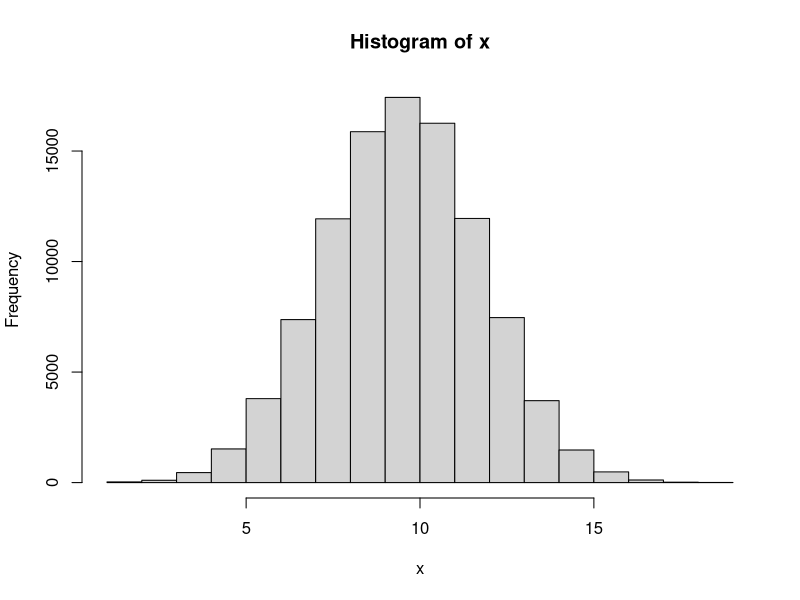
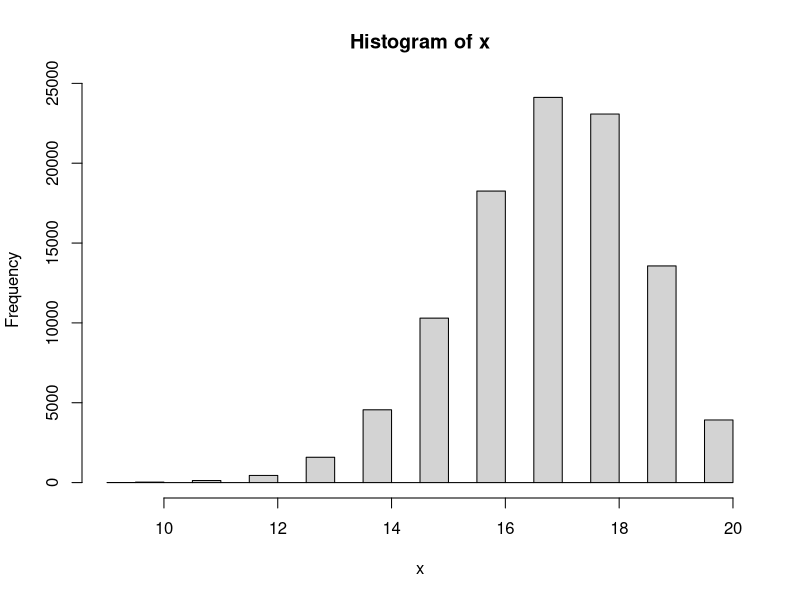

The R script that drew these images, in order:
#------------------

# Answer to the Question # 01

#------------------

# No 1 of Q.1 

#a) 

# Taking a sample 

x1 <- rbinom(1, 20, 0.5)

#For Answer
x1


#b) 

#Finding the range for x1


n <- 20

p <- 0.5


# Finding and defining the minimum value

min_value <- min(0, n)

# Finding and defining the maximum value

max_value <- max(0:n)

# Calculate the cumulative probability at the minimum value

cdf_min <- pbinom(min_value, n, p)

# Calculate the cumulative probability at the maximum value

cdf_max <- pbinom(max_value, n, p)

# Range of the binomial distribution

range_binomial <- c(min_value, max_value)

range_binomial


#2 of Q.1

# Repeating Q.1 for N = 100000 times


N <- 100000

x <- rep(NA, N)

x

for (i in 1: N){
  x[i] <- rbinom(1, 20, 0.5)
}

x

# Plot the histogram

hist(x)

#Find the min and max value

max(x)

min(x)


#3 of Q.1 

# Now setting if x is bigger or less than 15 then y = 1 . And y = 0 otherwise.

y_1 <- ifelse(c(x)>=15, 1,0)
y_1



# 4 of Q.1

#Calculating summation of y


sum(y_1)




#5 of Q.1 


# Now repeating all the steps above for n = 20 and p =0.85


#a) 

# Taking a sample 

x1 <- rbinom(1, 20, 0.85)
x1


#b)

#Finding the range for x1

n <- 20

p <- 0.85

# Find the minimum value

min_value <- min(0, n)

# Find the maximum value

max_value <- max(0:n)

# Calculate the cumulative probability at the minimum value

cdf_min <- pbinom(min_value, n, p)

# Calculate the cumulative probability at the maximum value

cdf_max <- pbinom(max_value, n, p)

# Range of the binomial distribution

range_binomial <- c(min_value, max_value)

range_binomial


#c. 

# Now taking N = 100000 times

N <- 100000

x <- rep(NA, N)

x

for (i in 1: N){
  x[i] <- rbinom(1, 20, 0.85)
}

x

# Plot the histogram

hist(x)


#Find the min and max value

max(x)

min(x)


#d. 

# Now setting if x is bigger or less than 15 then y = 1 . And y = 0 otherwise

y_1 <- ifelse(c(x)>=15, 1,0)
y_1


#e. 

#Calculating summation of y

sum(y_1)


#f. 

#Calculating summation of y divided by N

sum(y_1) / N




# ---------------------------------------------

# Answer to the Question # 01 - (6) : 

# ---------------------------------------------


# Now I have to make a guess about type I and type II errors for Null Hypothesis H0: p0 = 0.5 VS Alternative hypothesis H1: p1 = 0.85. For setting that what is the chance of a fair coin landing on heads at least 15 times out of 20 flips.


# Type I error means we reject the null hypothesis when it is actually true. It is also known as 'False Positive'. The significance level or alpha (a) is the probability of making a type I error. We usually set it as 0.05 or 0.01.


# The chance of a fair coin landing on heads at least 15 times out of 20 flips, we are using binomial distribution and two tailed test for this question. By calculating on the calculator it is found that the probability of getting 15 or more successes out of 20 trials when the p0 = 0.5 is approximately 0.026. So, it can be said that if the p0 = 0.5, we would reject the null hypothesis and conclude that the proportion is significantly different from 0.5 in about 2.6% of the cases.

# On the other hand, Type II error means we fail to reject the null hypothesis when it is actually false. It is also known as 'False Negative'. The probability of making a type II error is denoted by beta (B).

# To find the probability of a type II error, we know that for the alternative hypothesis, p1 = 0.85. By calculating on the calculator, we got that the chance of a fair coin landing on heads at least 15 times out of 20 flips when p1 = 0.85 is approximately 0.408. This means we would fail to reject the null hypothesis and conclude that the proportion is not significantly different from 0.5 in about 40.8% of the cases.

# In summary, the estimated probabilities of making a type I error and a type II error for this hypothesis test are approximately 0.026 and 0.408, respectively.





# ---------------------------------------------

#Answer to the Q. 2 :

# ---------------------------------------------

# Here is the sample : 2 2 1 2 2 2 1 1 2 1 1 2 2 1 1 2 1 2 2 2 1 2 1 2 1 2 2 2 2 2 2 2 2 1 2 1 2 1 2 2


# We have to test the sample that if it is random or not.


# To test whether the process of treatment assignments is random, we will use a chi-squared fit test. At first we will count the number of treatments of each type, and then compare the observed frequencies to the expected frequencies under the assumption of a random process.

# In this case, there are 40 treatments. Among them:
  
# For Observed frequencies: Type 1 = 18 treatments and Type 2 = 22 treatments.

# Expected frequencies (we assume that there is randomness): Type 1 = 20 treatments and Type 2 = 20  treatments. (As there are 40 treatments in total and a 50% chance of each type).


# To calculate the chi-squared statistic, we can use the formula:
  
#  χ2 = Σ ((Oi - Ei)² / Ei)

# Here,

# Oi = Observed Frequency for category  i , (here i = 1 or 2), 

# Ei = Expected frequency for category i, (here i = 1 or 2).

# And the sum is taken over all categories.

# By using online calculator and plugging the numbers, we got that:
  
  
# χ2 = ((18-20)²/20) + ((22-20)²/20) = 0.4


# To determine whether this value is statistically significant, we need to compare it to a chi-squared distribution with one degree of freedom (since we have two categories and one parameter estimated from the data). Using a table, we find that the p-value for this test is approximately 0.5, which is very large.

# Therefore, we fail to reject the null hypothesis that the treatment assignments are random. In other words, there is no evidence to suggest that the process was biased or non-random.



# ---------------------------------------------

#Answer to the Q. 3 :

# ---------------------------------------------


#Answer for 3 - a


#1

# Taking a sample

x2 <- rbinom(1, 1, 0.5)
x2


#Then identify the range

n <- 1
p <- 0.5


# Find the minimum value

min_value <- min(0, n)


# Find the maximum value

max_value <- max(0:n)


# Calculate the cumulative probability at the minimum value

cdf_min <- pbinom(min_value, n, p)

# Calculate the cumulative probability at the maximum value

cdf_max <- pbinom(max_value, n, p)

# Range of the binomial distribution

range_binomial <- c(min_value, max_value)

range_binomial


#For question 3 - (a) - #2 and #3

# Patient will get “A” if x2 = 1, and get “B” if x2 = 0

# Repeating 1 & 2 for N = 40


N <- 40
x <- rep(NA, N)

x

for (i in 1: N){
  x[i] <- rbinom(1, 1, 0.5)
}

x

# Now assigning A and B for 1 and 0 respectively.

x[x == 1] <- "A"
x[x == 0] <- "B"


# print the modified values of x

print(x)


#Number of A and B

table(x)


# --------------------------------------------


# --------------------------------------------


#Answer for 3 - b



# Set the block size

block_size <- 40


# Create a vector of treatment assignments

treatments <- rep(c("A", "B"), length.out = block_size*1)


# Create a vector of block assignments

blocks <- rep(1:1, each = block_size)


# Randomly permute the blocks

blocks <- sample(blocks)


# Order the treatment assignments within each block

for (i in 1:1) {
  treatments[blocks == i] <- sample(treatments[blocks == i])
}

# View the resulting treatment assignments by block

a <- split(treatments, blocks)

a

#Number of A and B

table(a)

# The difference between 3(a) and 3 (b) is that - in 3 (a) , though the probability is p = 0.5 , for the N = 40 , number of A and B is not same. For my case , A = 18 and B = 22. But, in 3 (b) we used random permutated block randomization with a block size of 40. And for this case number of A and B is same. For my case , A = 20 and B = 20.



# --------------------------------------------

# --------------------------------------------


# Answer for 3 - c


# Set the block size of 8


block_size <- 8


# Create a vector of treatment assignments


treatments <- rep(c("A", "B"), length.out = block_size*5)


# Create a vector of block assignments


blocks <- rep(1:5, each = block_size)




# Randomly permute the blocks



blocks <- sample(blocks)



# Order the treatment assignments within each block

for (i in 1:5) {
  treatments[blocks == i] <- sample(treatments[blocks == i])
}


# View the resulting treatment assignments by block. There are 5 different block with block size of 8


d <- split(treatments, blocks)
d

# Now, merging all the 5 different blocks into 1. So, now there will be 40


b <- unsplit(treatments, blocks)

b


#Number of A and B

table(b)

# The difference between 3(b) and 3 (c) is that - in 3 (b) , we used random permutated block randomization with a block size of 40. And for this case number of A and B is same. For my case , it was A = 20 and B = 20. But, in 3 (c) though we used random permutated block randomization, but this time with a block size of 8. After that we added all the 8 blocks so total sample is 40. And for this case number of A and B is not same. For my case , it was A = 24 and B = 16. 

# If we stop the study for toxicity for in sample size = 20, then for 3 (b) = The difference between number of A and B will not be that much. 

# But, for 3 (c) = The difference between number of A and B will be more than 3 (b)
